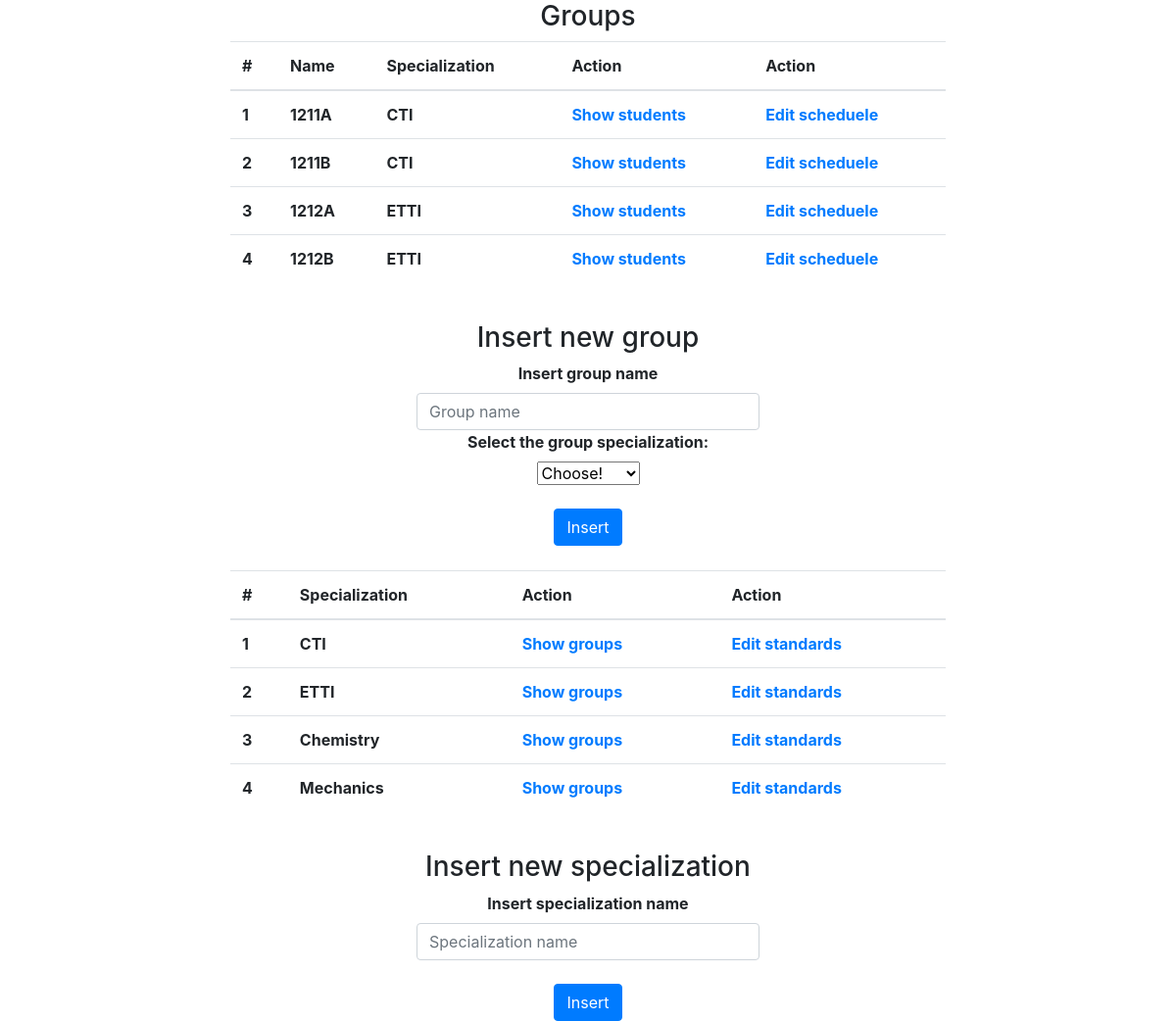
Before: /adminpage.php with the older database file.
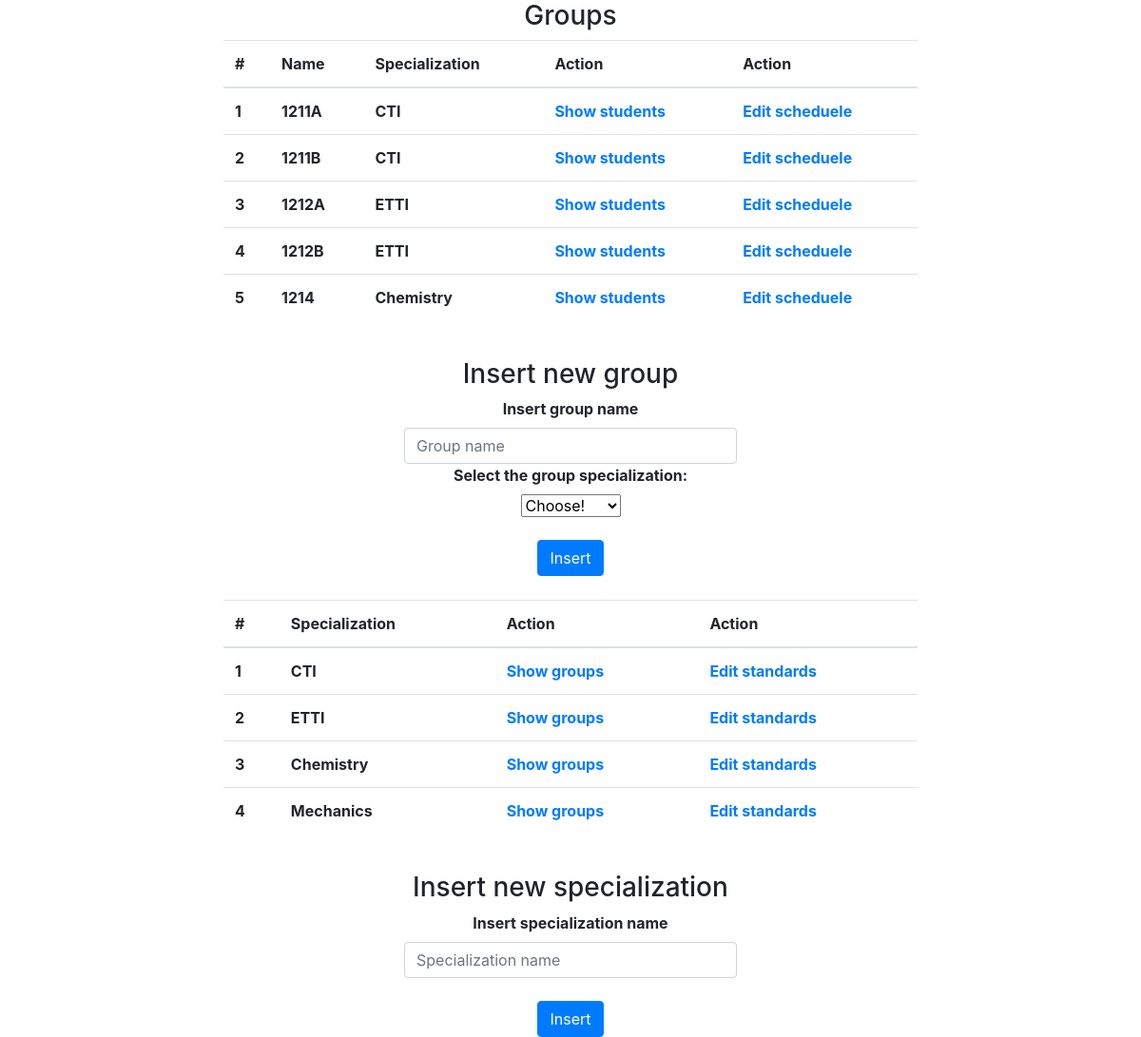
After: the same page with the newer database file.
### tables this page shows
CREATE TABLE `groups` (
  `id` int(11) NOT NULL,
  `groupName` varchar(255) NOT NULL,
  `specialization` int(11) NOT NULL
);

CREATE TABLE `specializations` (
  `id` int(11) NOT NULL,
  `specialization` varchar(255) NOT NULL
);

### adminpage.php (the view, shortened to what this page needs)
<?php
	require 'connection.php';
?>
<!doctype html>
<html lang="en">
	<head>
	    <link rel="stylesheet" href="css/bootstrap.css">
	    <link rel="stylesheet" href="css/styles.css">
  	</head>
  	<body>
  		<div class="container">
        <div class="row">
          <div class="col-md-2">
          </div>
          <div class="col-md-8">
            <h3 style="text-align:center;">Groups</h3>
            <form method="POST" action="<?php echo htmlspecialchars($_SERVER["PHP_SELF"]); ?>">
            <table class="table">
              <thead>
                <tr>
                  <th>#</th>
                  <th>Name</th>
                  <th>Specialization</th>
                  <th >Action</th>
                  <th >Action</th>
                </tr>
              </thead>
              <tbody>
              <?php
                $cnt=1;
                $sql = "SELECT g.id as idgrupa, g.groupName, g.specialization, s.id, s.specialization FROM groups g, specializations s WHERE g.specialization=s.id";
                $result = $conn -> query($sql);
                while($row = $result -> fetch_assoc()):?>
                    <tr>
                      <th scope="row"><?php echo $cnt++; ?></th>
                      <th id="name<?php echo $row["idgrupa"];?>"><?php echo $row["groupName"];?></th>
                      <th id="specialization<?php echo $row["idgrupa"];?>"><?php echo $row["specialization"]; ?></th>
                      <th ><a href="students.php?id=<?php echo $row["idgrupa"] . "," . $row["groupName"] . "," . $row["specialization"] ;?>">Show students</a></th>
                      <th ><a href="groupPrograma.php?id=<?php echo $row["idgrupa"] . "," . $row["groupName"] . "," . $row["specialization"] ;?>">Edit scheduele</a></th>
                    </tr>
                <?php endwhile;?>
            </table>
            </form>
          </div>
          <div class="col-md-2">
          </div>
        </div>
  		<div class="row">
			<div class="col-md-2">
  			</div>
  			<div class="col-md-8">
          <br>
  				<h3 style="text-align:center;"> Insert new group </h3>
  			</div>
  			<div class="col-md-2">
  			</div>
  		</div>
  		<div class="row">
  			<div class="col-md-4">
  			</div>
  			<div class="col-md-4">
  				<form method="POST"  class="form form-login">
  					<label for="group"><b>Insert group name</b></label>
  					<input class="form-control" type="text" name="group" placeholder="Group name">
  					<label for="specialization"><b>Select the group specialization:</b></label> <br>
              <select name='specialization'>
                <option value="">Choose!</option>
              </select>
            <br>
            <br>
  					<button name="insertgroup" class="btn btn-primary">Insert</button>
  				</form>
          <br>
  			</div>
  			<div class="col-md-4">
  			</div>
  		</div>
  		<div class="row">
        <div class="col-md-4">
  		  </div>
  			<div class="col-md-4">
  			</div>
  			<div class="col-md-4">
  			</div>
  		</div>
    <div class="row">
      <div class="col-md-2">
      </div>
      <div class="col-md-8">
        <form method="POST" action="<?php echo htmlspecialchars($_SERVER["PHP_SELF"]); ?>">
        <table class="table">
          <thead>
            <tr>
              <th>#</th>
              <th>Specialization</th>
              <th >Action</th>
              <th >Action</th>
            </tr>
          </thead>
          <tbody>
          <?php
            $cnt=1;
            $sql = "SELECT * FROM specializations";
            $result = $conn -> query($sql);
            while($row = $result -> fetch_assoc()):?>
                <tr>
                  <th scope="row"><?php echo $cnt++; ?></th>
                  <th id="name<?php echo $row["id"];?>"><?php echo $row["specialization"];?></th>
                  <th ><a href="students.php?id=<?php echo $row["id"] . "," . $row["groupName"] . "," . $row["specialization"] ;?>">Show groups</a></th>
                  <th ><a href="groupPrograma.php?id=<?php echo $row["id"] . "," . $row["groupName"] . "," . $row["specialization"] ;?>">Edit standards</a></th>
                </tr>
            <?php endwhile;?>
        </table>
        </form>
      </div>
      <div class="col-md-2">
      </div>
    </div>
      <div class="row">
      <div class="col-md-2">
        </div>
        <div class="col-md-8">
          <br>
          <h3 style="text-align:center;"> Insert new specialization </h3>
        </div>
        <div class="col-md-2">
        </div>
      </div>
      <div class="row">
        <div class="col-md-4">
        </div>
        <div class="col-md-4">
          <form method="POST"  class="form form-login">
            <label for="specialization"><b>Insert specialization name</b></label>
            <input class="form-control" type="text" name="specialization" placeholder="Specialization name">
            <br>
            <button name="insertspecialization" class="btn btn-primary">Insert</button>
          </form>
        </div>
        <div class="col-md-4">
        </div>
      </div>
    </div>
  	</body>
</html>

### css/styles.css (style rules this page uses)
.form-login { text-align: center; }

Changed rows visible on the page:
added groups: groupName "1214", specializations.specialization "Chemistry"
